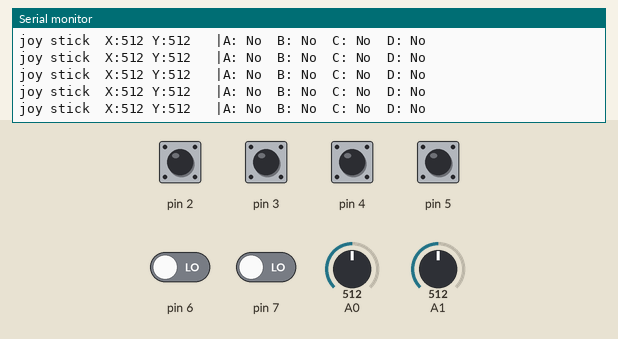
Simulated run of this sketch. Board: Arduino Uno, built with avr-gcc and run on an emulated ATmega328P. Shown: the last lines printed to the serial monitor. Inputs (shaded band) come from the test bench; at power-on: pin 2–5 HIGH, pin 6, pin 7 LOW, A0 = 512, A1 = 512.

Above: at 5.9 s.
6.0 s: A0 set to 109
At 6.15 s:
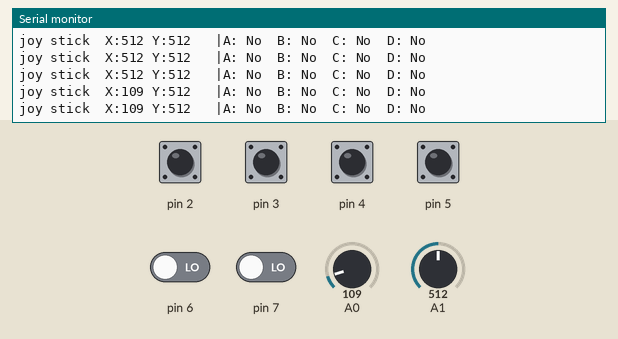
9.0 s: A0 set to 89
At 9.06 s:
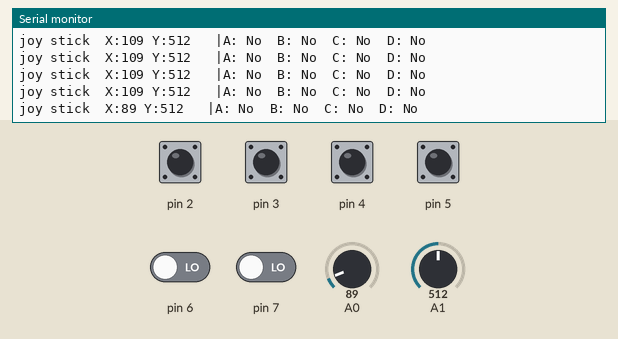
Timing chart, 0 to 12.0 s (numbered marks = the images above; inputs shaded):
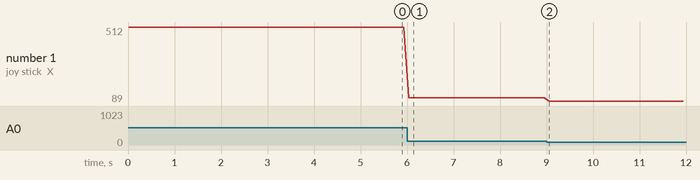

Measured:
- after the input at 6.0 s, the serial monitor: prints a new line at once (image 1)
- after the input at 9.0 s, the serial monitor: prints a new line after 0.06 s (image 2)
- plotted number 1: 512 → 109 after the input at 6.0 s, 109 → 89 after the input at 9.0 s

The sketch:

joystick_with_bt.ino
```cpp
#include <SoftwareSerial.h>
#include <Arduino.h>

#define PORTD_BUTTON_A  0x04 // PIN2
#define PORTD_BUTTON_B  0x08 // PIN3
#define PORTD_BUTTON_C  0x10 // PIN4
#define PORTD_BUTTON_D  0x20 // PIN5

#define X_CHANNEL 0x00 // ADC0
#define Y_CHANNEL 0x01 // ADC1

SoftwareSerial mySerial(11, 12); // TX=11, RX=12 BLUETOOTH MODULE

void init_ADC() {
  // Voltage reference: AVcc (REFS[1:0] == 01)
  ADMUX |= (0 << REFS1) | (1 << REFS0);

  // ADC Right Adjust Result
  ADMUX &= ~(1 << ADLAR);

  // ADC Enable and prescaler of 128
  // 16000000 / 128 = 125000
  ADCSRA |= (1 << ADEN);
  ADCSRA |= (1 << ADPS2) | (1 << ADPS1) | (1 << ADPS0);
}

int read_ADC(uint8_t channel) {
  // ADC channel 0~7 사이 값 고르기
  channel &= 0x07;
  ADMUX = (ADMUX & 0xF8) | channel;

  // Start ADC
  ADCSRA |= (1 << ADSC);

  // Wait for conversion to complete
  while(ADCSRA & (1 << ADSC));

  // Read ADC value
  return ADC;
}

void setup() {
  Serial.begin(9600);
  mySerial.begin(9600);

  // Initialize ADC;
  init_ADC();

  // set PIN2, PIN3, PIN4, PIN5 as activate internal pull-up resistors
  DDRD &= ~(PORTD_BUTTON_A | PORTD_BUTTON_B | PORTD_BUTTON_C | PORTD_BUTTON_D);
  PORTD |= (PORTD_BUTTON_A | PORTD_BUTTON_B | PORTD_BUTTON_C | PORTD_BUTTON_D);

  Serial.println("Enter AT commands:");
}

void loop() {
  // Read joystick values
  int X = read_ADC(X_CHANNEL);
  int Y = read_ADC(Y_CHANNEL);

  // Read button states using PIND register
  uint8_t buttonState = PIND & (PORTD_BUTTON_A | PORTD_BUTTON_B | PORTD_BUTTON_C | PORTD_BUTTON_D);

  String message = "joy stick  X:" + String(X) + " Y:" + String(Y) + "   |";

  if (!(buttonState & PORTD_BUTTON_A)) {
    message += "A: Yes  B: No  C: No  D: No";
    //mySerial.write("A");
  } else if (!(buttonState & PORTD_BUTTON_B)) {
    message += "A: No  B: Yes  C: No  D: No";
    //mySerial.write("B");
  } else if (!(buttonState & PORTD_BUTTON_C)) {
    message += "A: No  B: No  C: Yes  D: No";
    //mySerial.write("C");
  } else if (!(buttonState & PORTD_BUTTON_D)) {
    message += "A: No  B: No  C: No  D: Yes";
    //mySerial.write("D");
  } else {
    message += "A: No  B: No  C: No  D: No";
  }

  Serial.println(message);
  mySerial.println(message);

  delay(50); // 500 milliseconds delay
}
```
